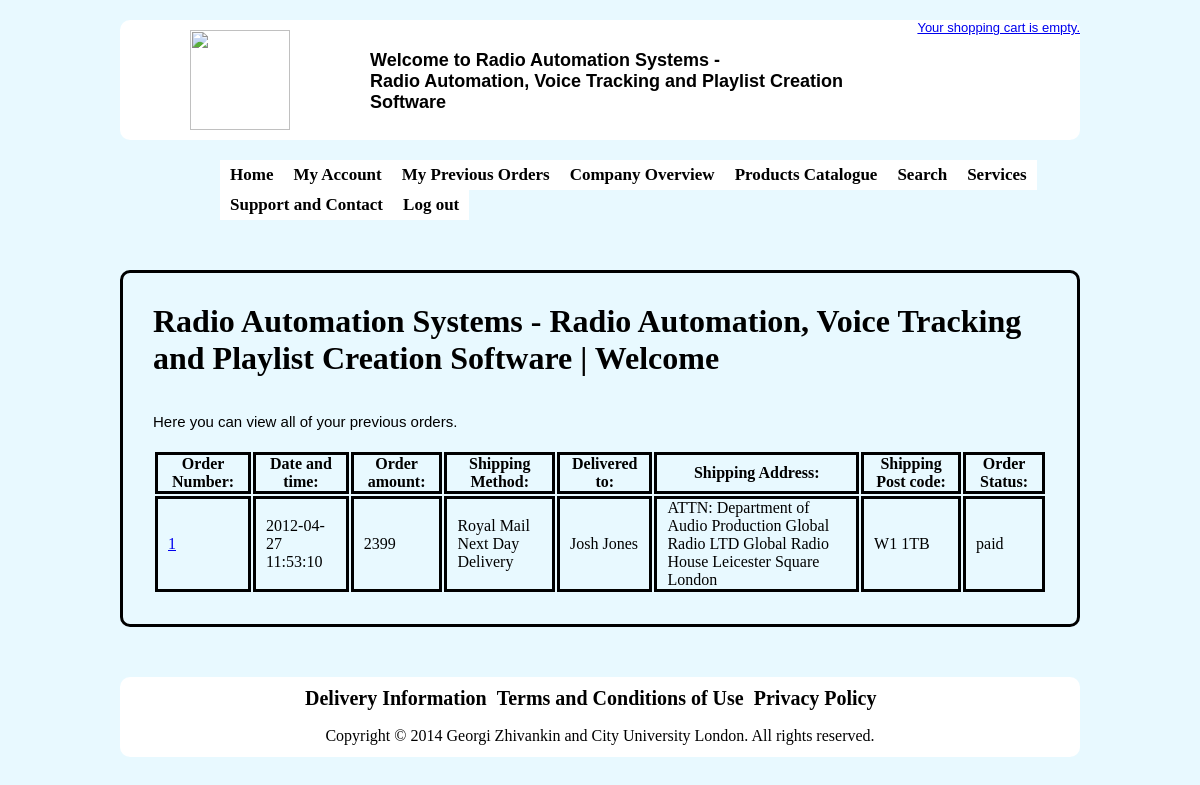
/myOrders.php (signed in), run on the app's committed database.
### tables this page shows
CREATE TABLE IF NOT EXISTS `in3008_orders` (
  `orderNumber` smallint(6) NOT NULL AUTO_INCREMENT,
  `orderDate` datetime NOT NULL,
  `orderAmount` smallint(6) NOT NULL,
  `userID` smallint(6) DEFAULT NULL,
  `shippingMethod` varchar(50) DEFAULT NULL,
  `shippingName` varchar(255) NOT NULL,
  `shippingAddress` text NOT NULL,
  `shippingPostCode` varchar(10) NOT NULL,
  `orderStatus` enum('paid','processing','processed') NOT NULL,
  PRIMARY KEY (`orderNumber`),
  UNIQUE KEY `orderNumber` (`orderNumber`),
  KEY `orderNumber_2` (`orderNumber`)
);

### includes/mysql.inc.php (called while the page is built, shortened)
<?php
function connect()
{
$db_Link = mysql_connect(DB_HOST, DB_USER, DB_PASS) or die ('Cannot connect to the MySQL Server. Please go and check your username, password and database parameters in your configuration file.');
return $db_Link;
}
function query($query)
{
if(!isset($db_Link))
$db_Link = connect();
$result = mysql_query($query, $db_Link) or die('Error: ' . mysql_error());
$lastInsertID = mysql_insert_id($db_Link);
$returnArray = array();
$i=0;
while ($row = mysql_fetch_array($result, MYSQL_BOTH))
if ($row)
$returnArray[$i++]=$row;
return $returnArray;
}
?>

### myOrders.php (the view, shortened to what this page needs)
<?php
include_once('config.php');
$username = $_SESSION['userName'];
$sql = "SELECT userID from {$db_Prefix}users WHERE username = '$username'";
$res = query($sql);
$userID = $res[0]['userID'];
$sql = "SELECT * FROM {$db_Prefix}orders WHERE userID = $userID";
$res = query($sql);
?>
<!DOCTYPE html PUBLIC "-//W3C//DTD XHTML 1.0 Strict//EN" "http://www.w3.org/TR/xhtml1/DTD/xhtml1-strict.dtd">
<html xmlns="http://www.w3.org/1999/xhtml">
<head>
<link href="css/style.css" rel="stylesheet" type="text/css" />
</head>
<body>
<div id="container">
<div id="header">
<?php include_once('header.php'); ?>
</div>
<div id="nav">
<?php include_once('nav.php'); ?>
</div>
<div id="content">
<h1><?php echo SITE_TITLE; ?> - <?php echo SITE_DESCRIPTION; ?> | Welcome</h1>
<?php include_once('includes/message.inc.php'); ?>
<p>Here you can view all of your previous orders.</p>
<table>
<tr>
<th>Order Number:</th>
<th>Date and time:</th>
<th>Order amount:</th>
<th>Shipping Method:</th>
<th>Delivered to:</th>
<th>Shipping Address:</th>
<th>Shipping Post code:</th>
<th>Order Status:</th>
</tr>
<tbody>
<?php
foreach ($res as $order)
{
?>
<tr>
<td><a href="order.php?orderNo=<?php echo $order['orderNumber']; ?>"><?php echo $order['orderNumber']; ?></td>
<td><?php echo $order['orderDate']; ?></td>
<td><?php echo $order['orderAmount']; ?></td>
<td><?php echo $order['shippingMethod']; ?></td>
<td><?php echo $order['shippingName']; ?></td>
<td><?php echo $order['shippingAddress']; ?></td>
<td><?php echo $order['shippingPostCode']; ?></td>
<td><?php echo $order['orderStatus']; ?></td>
</tr>
<?php } ?>
</tbody>
</table>
</div>
<div id="footer">
<?php include_once('footer.php'); ?>
</div>
</div>
</body>
</html>

### css/style.css (style rules this page uses)
* { margin:0px; padding:0px; }
body { background-color:#E8F9FF; }
#container { width: 960px; margin-top:20px; margin-left:auto; margin-right:auto; }
#header { border-radius:10px; width: 960px; height: 120px; background-color: #FFF; margin-top: -140px; margin-left: auto; margin-right: auto; position: absolute; border-color: #FFF; }
#nav { margin-top:160px; margin-left:100px; font-size:16px; }
#content { height: auto; margin-top: 50px; border-color:#FFF; border:solid; border-width:3px; border-radius:10px; padding:30px; }
p { margin-bottom: 20px; font-family: Arial, Helvetica, sans-serif; font-size: 13px; }
#content p { font-family: Arial, Helvetica, sans-serif; font-size: 15px; }
#footer { border-radius:10px; width: 960px; height: 80px; background-color: #FFF; margin-top: 50px; margin-left: auto; margin-right: auto; margin-bottom:30px; position: absolute; border-color: #FFF; }
table th, table td, table tr { padding-left:10px; padding-right:10px; border: solid; color: black; }

### data on the page
in3008_orders: orderNumber "1", orderDate "2012-04-27 11:53:10", orderAmount "2399", shippingMethod "Royal Mail Next Day Delivery", shippingName "Josh Jones", shippingAddress "ATTN: Department of Audio Production Global Radio LTD Global Radio House Leicester Square London", shippingPostCode "W1 1TB", orderStatus "paid"

### other printed values
SITE_TITLE "Radio Automation Systems"
SITE_DESCRIPTION "Radio Automation, Voice Tracking and Playlist Creation Software"
COPYRIGHT "Copyright © 2014 Georgi Zhivankin and City University London. All rights reserved."
